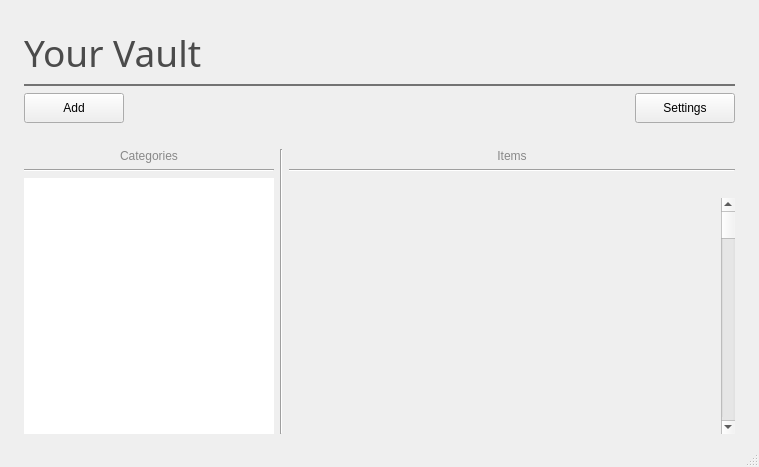
<?xml version="1.0" encoding="UTF-8"?>
<ui version="4.0">
 <class>manager_windowClass</class>
 <widget class="QMainWindow" name="manager_windowClass">
  <property name="geometry">
   <rect>
    <x>0</x>
    <y>0</y>
    <width>759</width>
    <height>467</height>
   </rect>
  </property>
  <property name="windowTitle">
   <string>manager_window</string>
  </property>
  <widget class="QWidget" name="centralWidget">
   <layout class="QGridLayout" name="gridLayout">
    <property name="leftMargin">
     <number>12</number>
    </property>
    <property name="topMargin">
     <number>15</number>
    </property>
    <property name="rightMargin">
     <number>12</number>
    </property>
    <item row="0" column="0">
     <layout class="QVBoxLayout" name="verticalLayout">
      <property name="leftMargin">
       <number>12</number>
      </property>
      <property name="topMargin">
       <number>12</number>
      </property>
      <property name="rightMargin">
       <number>12</number>
      </property>
      <property name="bottomMargin">
       <number>0</number>
      </property>
      <item>
       <widget class="QLabel" name="label">
        <property name="font">
         <font>
          <family>Franklin Gothic Heavy</family>
          <pointsize>28</pointsize>
          <italic>false</italic>
          <bold>false</bold>
         </font>
        </property>
        <property name="styleSheet">
         <string notr="true">color: rgb(75, 75, 75);
font: 28pt &quot;Franklin Gothic Heavy&quot;;</string>
        </property>
        <property name="text">
         <string>Your Vault</string>
        </property>
       </widget>
      </item>
      <item>
       <widget class="Line" name="line">
        <property name="styleSheet">
         <string notr="true">color: rgb(115, 115, 115);</string>
        </property>
        <property name="frameShadow">
         <enum>QFrame::Plain</enum>
        </property>
        <property name="lineWidth">
         <number>2</number>
        </property>
        <property name="midLineWidth">
         <number>1</number>
        </property>
        <property name="orientation">
         <enum>Qt::Horizontal</enum>
        </property>
       </widget>
      </item>
      <item>
       <layout class="QHBoxLayout" name="horizontalLayout">
        <item>
         <widget class="QPushButton" name="pushButton_2">
          <property name="sizePolicy">
           <sizepolicy hsizetype="Minimum" vsizetype="Minimum">
            <horstretch>0</horstretch>
            <verstretch>0</verstretch>
           </sizepolicy>
          </property>
          <property name="minimumSize">
           <size>
            <width>100</width>
            <height>30</height>
           </size>
          </property>
          <property name="text">
           <string>Add</string>
          </property>
         </widget>
        </item>
        <item>
         <spacer name="horizontalSpacer">
          <property name="orientation">
           <enum>Qt::Horizontal</enum>
          </property>
          <property name="sizeHint" stdset="0">
           <size>
            <width>40</width>
            <height>20</height>
           </size>
          </property>
         </spacer>
        </item>
        <item>
         <widget class="QPushButton" name="pushButton_3">
          <property name="minimumSize">
           <size>
            <width>100</width>
            <height>30</height>
           </size>
          </property>
          <property name="text">
           <string>Settings</string>
          </property>
         </widget>
        </item>
       </layout>
      </item>
      <item>
       <spacer name="verticalSpacer_2">
        <property name="orientation">
         <enum>Qt::Vertical</enum>
        </property>
        <property name="sizeType">
         <enum>QSizePolicy::Fixed</enum>
        </property>
        <property name="sizeHint" stdset="0">
         <size>
          <width>20</width>
          <height>20</height>
         </size>
        </property>
       </spacer>
      </item>
      <item>
       <layout class="QHBoxLayout" name="horizontalLayout_2">
        <property name="spacing">
         <number>10</number>
        </property>
        <item>
         <layout class="QHBoxLayout" name="horizontalLayout_6">
          <item>
           <layout class="QVBoxLayout" name="verticalLayout_6">
            <property name="sizeConstraint">
             <enum>QLayout::SetDefaultConstraint</enum>
            </property>
            <item>
             <widget class="QLabel" name="label_2">
              <property name="sizePolicy">
               <sizepolicy hsizetype="Preferred" vsizetype="Preferred">
                <horstretch>0</horstretch>
                <verstretch>0</verstretch>
               </sizepolicy>
              </property>
              <property name="styleSheet">
               <string notr="true">color: rgb(136, 136, 136);
font: 16pt &quot;Franklin Gothic Heavy&quot;;</string>
              </property>
              <property name="text">
               <string>Categories</string>
              </property>
              <property name="alignment">
               <set>Qt::AlignCenter</set>
              </property>
             </widget>
            </item>
            <item>
             <widget class="Line" name="line_2">
              <property name="orientation">
               <enum>Qt::Horizontal</enum>
              </property>
             </widget>
            </item>
            <item>
             <widget class="QListWidget" name="listWidget">
              <property name="sizePolicy">
               <sizepolicy hsizetype="Minimum" vsizetype="Expanding">
                <horstretch>0</horstretch>
                <verstretch>0</verstretch>
               </sizepolicy>
              </property>
              <property name="minimumSize">
               <size>
                <width>200</width>
                <height>0</height>
               </size>
              </property>
              <property name="maximumSize">
               <size>
                <width>250</width>
                <height>16777215</height>
               </size>
              </property>
              <property name="frameShape">
               <enum>QFrame::NoFrame</enum>
              </property>
              <property name="frameShadow">
               <enum>QFrame::Plain</enum>
              </property>
              <property name="lineWidth">
               <number>1</number>
              </property>
              <property name="midLineWidth">
               <number>1</number>
              </property>
             </widget>
            </item>
           </layout>
          </item>
          <item>
           <widget class="Line" name="line_4">
            <property name="orientation">
             <enum>Qt::Vertical</enum>
            </property>
           </widget>
          </item>
          <item>
           <layout class="QVBoxLayout" name="verticalLayout_2">
            <item>
             <widget class="QLabel" name="label_3">
              <property name="styleSheet">
               <string notr="true">color: rgb(136, 136, 136);
font: 16pt &quot;Franklin Gothic Heavy&quot;;</string>
              </property>
              <property name="text">
               <string>Items</string>
              </property>
              <property name="textFormat">
               <enum>Qt::AutoText</enum>
              </property>
              <property name="alignment">
               <set>Qt::AlignCenter</set>
              </property>
             </widget>
            </item>
            <item>
             <widget class="Line" name="line_5">
              <property name="orientation">
               <enum>Qt::Horizontal</enum>
              </property>
             </widget>
            </item>
            <item>
             <layout class="QHBoxLayout" name="horizontalLayout_3" stretch="0">
              <property name="sizeConstraint">
               <enum>QLayout::SetMaximumSize</enum>
              </property>
              <item>
               <spacer name="horizontalSpacer_2">
                <property name="orientation">
                 <enum>Qt::Horizontal</enum>
                </property>
                <property name="sizeHint" stdset="0">
                 <size>
                  <width>40</width>
                  <height>20</height>
                 </size>
                </property>
               </spacer>
              </item>
             </layout>
            </item>
            <item>
             <layout class="QHBoxLayout" name="horizontalLayout_4">
              <property name="topMargin">
               <number>0</number>
              </property>
              <item>
               <layout class="QVBoxLayout" name="verticalLayout_3">
                <property name="sizeConstraint">
                 <enum>QLayout::SetDefaultConstraint</enum>
                </property>
                <item>
                 <spacer name="verticalSpacer">
                  <property name="orientation">
                   <enum>Qt::Vertical</enum>
                  </property>
                  <property name="sizeHint" stdset="0">
                   <size>
                    <width>20</width>
                    <height>40</height>
                   </size>
                  </property>
                 </spacer>
                </item>
               </layout>
              </item>
              <item>
               <layout class="QVBoxLayout" name="items_container">
                <item>
                 <spacer name="horizontalSpacer_3">
                  <property name="orientation">
                   <enum>Qt::Horizontal</enum>
                  </property>
                  <property name="sizeHint" stdset="0">
                   <size>
                    <width>40</width>
                    <height>20</height>
                   </size>
                  </property>
                 </spacer>
                </item>
               </layout>
              </item>
              <item>
               <widget class="QScrollBar" name="verticalScrollBar">
                <property name="orientation">
                 <enum>Qt::Vertical</enum>
                </property>
               </widget>
              </item>
             </layout>
            </item>
           </layout>
          </item>
         </layout>
        </item>
       </layout>
      </item>
     </layout>
    </item>
   </layout>
  </widget>
  <widget class="QStatusBar" name="statusBar"/>
 </widget>
 <layoutdefault spacing="6" margin="11"/>
 <resources/>
 <connections/>
</ui>
